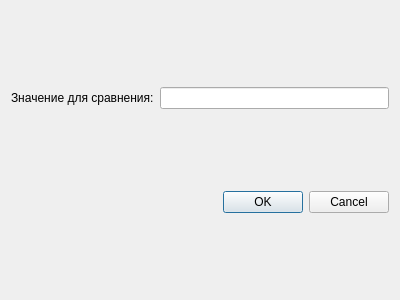
<?xml version="1.0" encoding="UTF-8"?>
<ui version="4.0">
 <class>Entry1Dialog</class>
 <widget class="QDialog" name="Entry1Dialog">
  <property name="geometry">
   <rect>
    <x>0</x>
    <y>0</y>
    <width>400</width>
    <height>300</height>
   </rect>
  </property>
  <property name="windowTitle">
   <string>Dialog</string>
  </property>
  <layout class="QVBoxLayout" name="verticalLayout">
   <item>
    <layout class="QGridLayout" name="gridLayout">
     <item row="0" column="0">
      <widget class="QLabel" name="label">
       <property name="text">
        <string>Значение для сравнения:</string>
       </property>
      </widget>
     </item>
     <item row="0" column="1">
      <widget class="QLineEdit" name="comparsionEdit"/>
     </item>
    </layout>
   </item>
   <item>
    <widget class="QDialogButtonBox" name="buttonBox">
     <property name="orientation">
      <enum>Qt::Horizontal</enum>
     </property>
     <property name="standardButtons">
      <set>QDialogButtonBox::Cancel|QDialogButtonBox::Ok</set>
     </property>
    </widget>
   </item>
  </layout>
 </widget>
 <resources/>
 <connections>
  <connection>
   <sender>buttonBox</sender>
   <signal>accepted()</signal>
   <receiver>Entry1Dialog</receiver>
   <slot>accept()</slot>
   <hints>
    <hint type="sourcelabel">
     <x>248</x>
     <y>254</y>
    </hint>
    <hint type="destinationlabel">
     <x>157</x>
     <y>274</y>
    </hint>
   </hints>
  </connection>
  <connection>
   <sender>buttonBox</sender>
   <signal>rejected()</signal>
   <receiver>Entry1Dialog</receiver>
   <slot>reject()</slot>
   <hints>
    <hint type="sourcelabel">
     <x>316</x>
     <y>260</y>
    </hint>
    <hint type="destinationlabel">
     <x>286</x>
     <y>274</y>
    </hint>
   </hints>
  </connection>
 </connections>
</ui>
